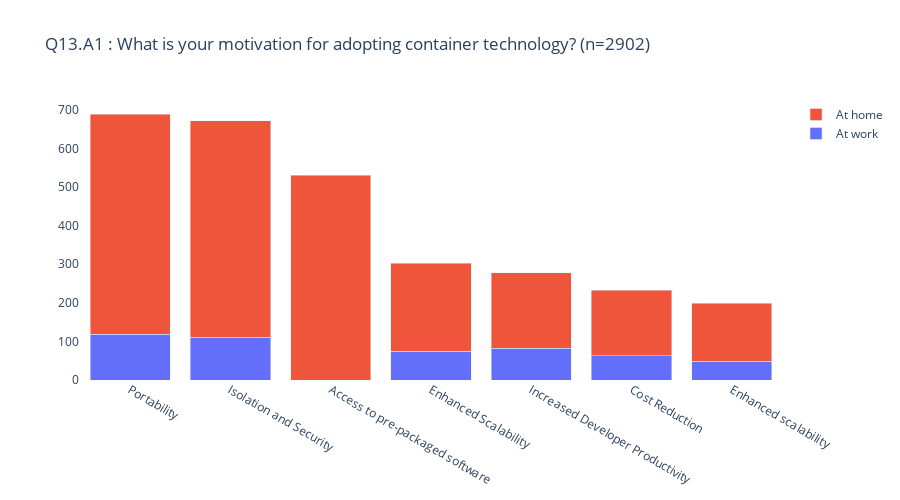

The cell this chart's notebook holds for it:
### Code cell
# 
# Q13.A1 - Q13.A7
#

wq = pd.concat([work_df["Q13.A1"].value_counts(),\
                work_df["Q13.A3"].value_counts(),\
                work_df["Q13.A4"].value_counts(),\
                work_df["Q13.A5"].value_counts(),\
                work_df["Q13.A6"].value_counts(),\
                work_df["Q13.A7"].value_counts(),\
                work_df["Q13.Other"].value_counts()])

hq = pd.concat([home_df["Q13.A1"].value_counts(),\
                home_df["Q13.A2"].value_counts(),\
                home_df["Q13.A3"].value_counts(),\
                home_df["Q13.A4"].value_counts(),\
                home_df["Q13.A5"].value_counts(),\
                home_df["Q13.A6"].value_counts(),\
                home_df["Q13.A7"].value_counts(),\
                home_df["Q13.Other"].value_counts()])

double_bar_chart(
    "Q13.A1",
    questions["#Q13"], 
    CWORK, wq[lambda x: x > THRESHOLD], 
    CHOME, hq[lambda x: x > THRESHOLD])

### Figure 1 — Plotly figure (JSON) as saved in the notebook; plotly's stock layout.template omitted (floating-point values rounded to 4 significant figures)
{"data": [{"name": "At work", "type": "bar", "x": ["Portability", "Increased Developer Productivity", "Cost Reduction", "Enhanced Scalability", "Isolation and Security", "Enhanced scalability"], "y": [118, 82, 63, 74, 111, 48]}, {"name": "At home", "type": "bar", "x": ["Portability", "Access to pre-packaged software", "Increased Developer Productivity", "Cost Reduction", "Enhanced Scalability", "Isolation and Security", "Enhanced scalability"], "y": [571, 530, 196, 169, 228, 561, 151]}], "layout": {"bargap": 0.2, "barmode": "stack", "height": 500, "plot_bgcolor": "#FFFFFF", "showlegend": true, "title": {"text": "Q13.A1 : What is your motivation for adopting container technology? (n=2902)"}, "width": 900, "xaxis": {"autorange": true, "categoryorder": "total descending", "range": [-0.5, 6.5], "type": "category"}, "yaxis": {"autorange": true, "range": [0, 725.3], "type": "linear"}}}
